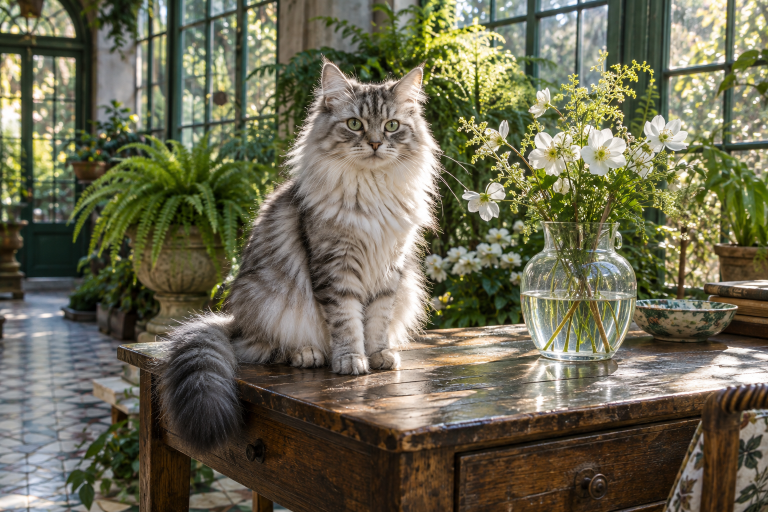
#> input picture assets/test-scenes/fur-glass-conservatory.png, 1536 x 1024 px (shown at 1/2 size)
$ python -i pixels.py   (imports and definitions only)
#> lines starting #> are read from the running program, lines starting #| are printed output that depends on the picture
import io
import math

from PIL import Image, ImageChops, ImageEnhance, ImageFilter

_CORNER_TOLERANCE = 28


def remove_background(data: bytes) -> bytes:
    """auto 模式下优先 rembg；corner 仅用四角颜色，避免测试下载模型。"""
    from app.config import get_settings

    provider = get_settings().matting_provider
    if provider != "corner":
        try:
            from rembg import remove
        except ImportError:
            if provider == "rembg":
                raise
        else:
            return bytes(remove(data))
    return _corner_matte(data)


# [110 lines left out: functions adjust, _tone, _white_balance, _vibrance, _vignette_mask, _corner_matte, not called in this run]


def _distance(left: tuple[int, ...], right: tuple[int, ...]) -> float:
    return math.sqrt(sum((a - b) ** 2 for a, b in zip(left, right, strict=True)))


def _clip(value: float) -> int:
    return max(0, min(255, int(value)))


# [45 lines left out: functions resize_to, encode, letterbox, _png, not called in this run]

>>> import cv2
>>> picture = cv2.imread('../../../assets/test-scenes/fur-glass-conservatory.png', cv2.IMREAD_GRAYSCALE)
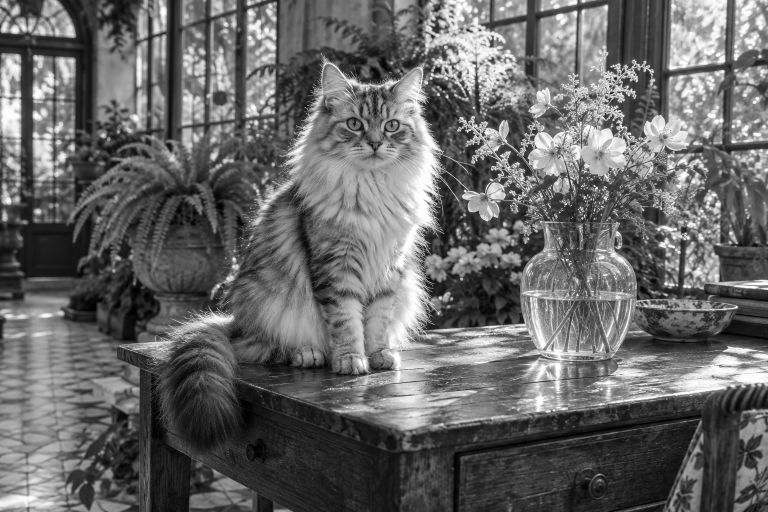
#> picture: shape (1024, 1536) (shown at 1/2 size); min 0, max 255, mean 102.6
#> (the run stopped early here; a loop or call above may not have finished)

$ run again, on assets/test-scenes/outdoor-multi-object.png
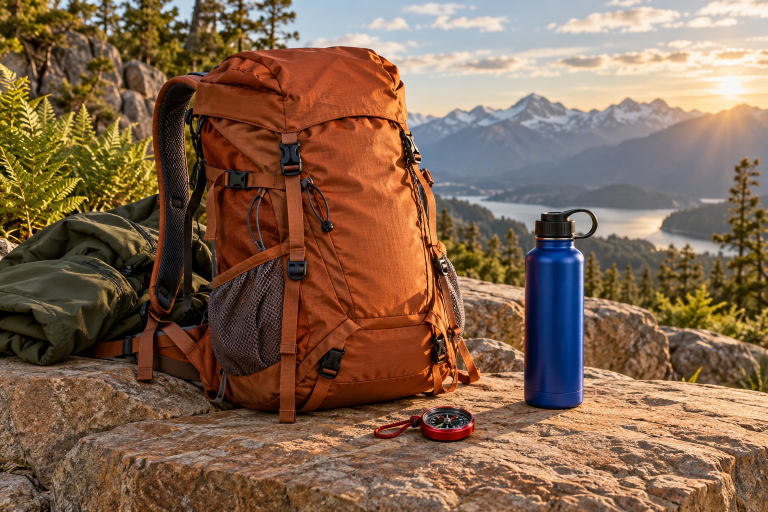
#> input picture assets/test-scenes/outdoor-multi-object.png, 1536 x 1024 px (shown at 1/2 size)
#> `picture = cv2.imread('../../../assets/test-scenes/fur-glass-conservato..`:
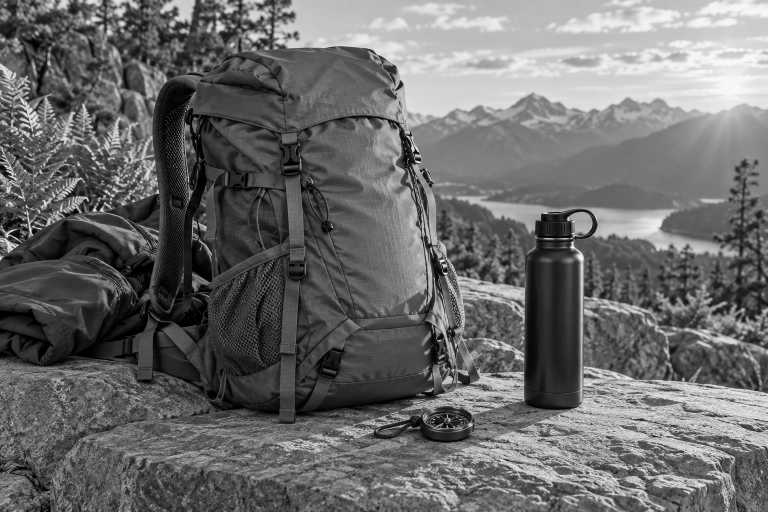
#> picture: shape (1024, 1536) (shown at 1/2 size); min 0, max 255, mean 106.7
